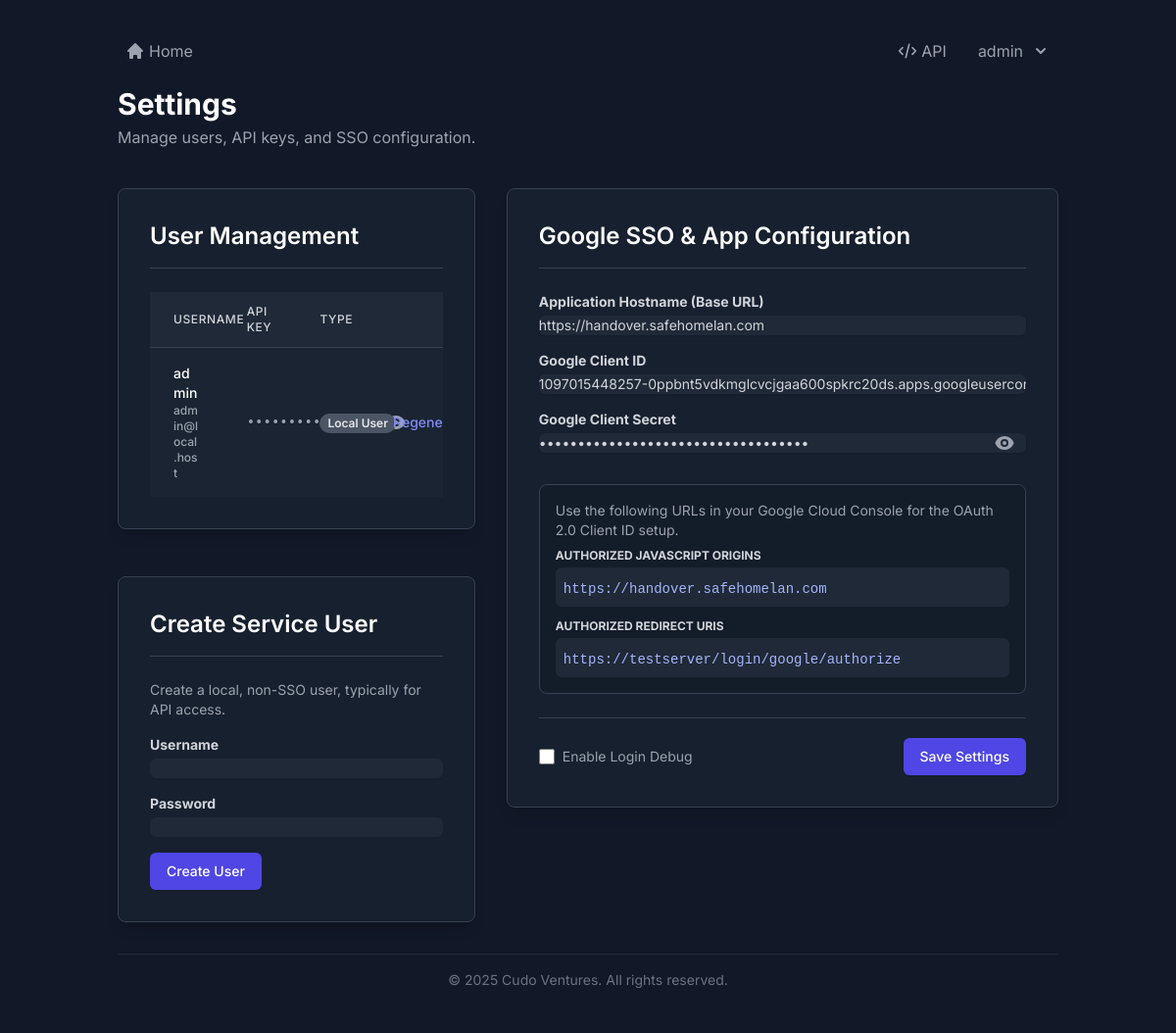
Before: /settings (signed in) with the older database file.
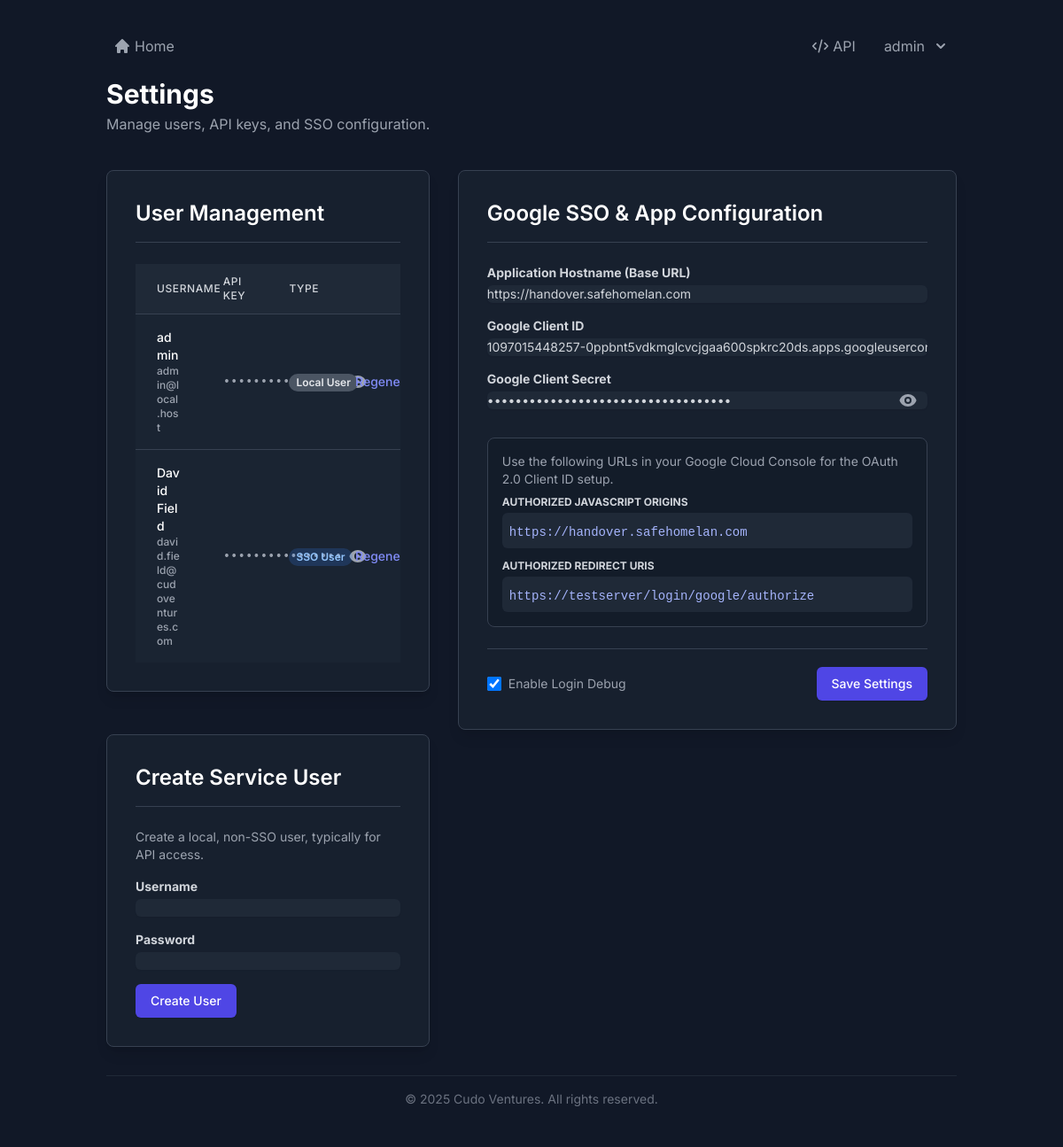
After: the same page with the newer database file.
### handover_app/models.py (models this page shows, shortened)
class User(UserMixin, db.Model):
    id = db.Column(db.Integer, primary_key=True)
    username = db.Column(db.String(80), unique=True, nullable=False)
    email = db.Column(db.String(120), unique=True, nullable=True)
    password_hash = db.Column(db.String(256), nullable=True) # Nullable for SSO users
    api_key = db.Column(db.String(36), unique=True, nullable=True)
    is_sso_user = db.Column(db.Boolean, default=False, nullable=False)

class Setting(db.Model):
    key = db.Column(db.String(50), primary_key=True)
    value = db.Column(db.String(200), nullable=False)

### handover_app/routes.py (the view)
@bp.route('/settings', methods=['GET'])
@login_required
def settings():
    users = User.query.all()
    google_redirect_uri = url_for('auth.google_authorize', _external=True)
    app_hostname = current_app.config.get('APP_HOSTNAME', '')
    google_client_id = current_app.config.get('GOOGLE_CLIENT_ID', '')
    google_client_secret = current_app.config.get('GOOGLE_CLIENT_SECRET', '')
    enable_login_debug = current_app.config.get('ENABLE_LOGIN_DEBUG') == 'true'
    return render_template('settings.html',
                           users=users,
                           google_redirect_uri=google_redirect_uri,
                           app_hostname=app_hostname,
                           google_client_id=google_client_id,
                           google_client_secret=google_client_secret,
                           enable_login_debug=enable_login_debug)

### templates/settings.html (shortened to what this page needs)
{% extends "base.html" %}
{% block content %}
<header class="mb-10">
    <h1 class="text-3xl font-bold text-white">Settings</h1>
    <p class="text-gray-400 mt-1">Manage users, API keys, and SSO configuration.</p>
</header>
<div class="grid grid-cols-1 md:grid-cols-5 gap-8">
    <div class="md:col-span-2 space-y-12">
        <div class="bg-gray-800/50 border border-gray-700 p-8 rounded-lg shadow-lg">
            <h2 class="text-2xl font-semibold text-white mb-6 border-b border-gray-700 pb-4">User Management</h2>
            <div class="overflow-x-auto">
                <table class="min-w-full w-full table-fixed divide-y divide-gray-700">
                    <thead class="bg-gray-800">
                        <tr>
                            <th scope="col" class="w-1/4 px-6 py-3 text-left text-xs font-medium text-gray-300 uppercase tracking-wider">Username</th>
                            <th scope="col" class="w-1/4 px-6 py-3 text-left text-xs font-medium text-gray-300 uppercase tracking-wider">API Key</th>
                            <th scope="col" class="w-1/4 px-6 py-3 text-left text-xs font-medium text-gray-300 uppercase tracking-wider">Type</th>
                            <th scope="col" class="w-1/4 relative px-6 py-3"><span class="sr-only">Actions</span></th>
                        </tr>
                    </thead>
                    <tbody class="bg-gray-800/50 divide-y divide-gray-700">
                        {% for user in users %}
                        <tr x-data="{ apiKeyVisible: false }">
                            <td class="px-6 py-4 whitespace-normal break-words text-sm font-medium text-white">
                                {{ user.username }}
                                <div class="text-xs text-gray-400">{{ user.email or 'N/A' }}</div>
                            </td>
                            <td class="px-6 py-4 whitespace-normal break-words text-sm text-gray-400 font-mono">
                                <div class="flex items-center">
                                    <span x-show="!apiKeyVisible">••••••••••••••••</span>
                                    <button @click="apiKeyVisible = !apiKeyVisible" class="ml-2 text-gray-400 hover:text-white">
                                    </button>
                                </div>
                            </td>
                            <td class="px-6 py-4 whitespace-nowrap text-sm">
                                {% if user.is_sso_user %}
                                    <span class="px-2 inline-flex text-xs leading-5 font-semibold rounded-full bg-blue-500/20 text-blue-300">SSO User</span>
                                {% else %}
                                    <span class="px-2 inline-flex text-xs leading-5 font-semibold rounded-full bg-gray-600 text-gray-200">Local User</span>
                                {% endif %}
                            </td>
                            <td class="px-6 py-4 whitespace-nowrap text-right text-sm font-medium space-x-2">
                                <form action="{{ url_for('handover.regenerate_api_key', user_id=user.id) }}" method="post" class="inline">
                                    <button type="submit" class="text-indigo-400 hover:text-indigo-300">Regenerate</button>
                                </form>
                            </td>
                        </tr>
                        {% endfor %}
                    </tbody>
                </table>
            </div>
        </div>
        <div class="bg-gray-800/50 border border-gray-700 p-8 rounded-lg shadow-lg">
            <h2 class="text-2xl font-semibold text-white mb-6 border-b border-gray-700 pb-4">Create Service User</h2>
            <p class="text-sm text-gray-400 mb-4">Create a local, non-SSO user, typically for API access.</p>
            <form action="{{ url_for('handover.create_user') }}" method="post" class="max-w-md space-y-4">
                <div>
                    <label for="username" class="block text-sm font-bold text-gray-300">Username</label>
                    <input type="text" name="username" id="username" required class="form-input mt-1 block w-full rounded-md shadow-sm sm:text-sm">
                </div>
                <div>
                    <label for="password" class="block text-sm font-bold text-gray-300">Password</label>
                    <input type="password" name="password" id="password" required class="form-input mt-1 block w-full rounded-md shadow-sm sm:text-sm">
                </div>
                <div>
                    <button type="submit" class="inline-flex justify-center py-2 px-4 border border-transparent shadow-sm text-sm font-medium rounded-md text-white bg-indigo-600 hover:bg-indigo-700">Create User</button>
                </div>
            </form>
        </div>
    </div>
    <div class="md:col-span-3">
        <form x-data="{ secretVisible: false }" action="{{ url_for('handover.update_settings') }}" method="post">
            <div class="bg-gray-800/50 border border-gray-700 p-8 rounded-lg shadow-lg">
                <h2 class="text-2xl font-semibold text-white mb-6 border-b border-gray-700 pb-4">Google SSO & App Configuration</h2>
                <div class="space-y-4">
                    <div>
                        <label for="app_hostname" class="block text-sm font-bold text-gray-300">Application Hostname (Base URL)</label>
                        <input type="text" name="app_hostname" id="app_hostname" value="{{ app_hostname }}" class="form-input mt-1 block w-full rounded-md shadow-sm sm:text-sm" placeholder="e.g., https://myapp.example.com">
                    </div>
                     <div>
                        <label for="google_client_id" class="block text-sm font-bold text-gray-300">Google Client ID</label>
                        <input type="text" name="google_client_id" id="google_client_id" value="{{ google_client_id }}" class="form-input mt-1 block w-full rounded-md shadow-sm sm:text-sm" placeholder="Enter your Google Client ID">
                    </div>
                    <div>
                        <label for="google_client_secret" class="block text-sm font-bold text-gray-300">Google Client Secret</label>
                        <div class="relative">
                            <input :type="secretVisible ? 'text' : 'password'" name="google_client_secret" id="google_client_secret" value="{{ google_client_secret }}" class="form-input mt-1 block w-full rounded-md shadow-sm sm:text-sm pr-10" placeholder="Enter your Google Client Secret">
                            <button type="button" @click="secretVisible = !secretVisible" class="absolute inset-y-0 right-0 pr-3 flex items-center text-gray-400 hover:text-white">
                            </button>
                        </div>
                    </div>
                </div>
                <div class="mt-8 p-4 bg-gray-900/50 rounded-lg border border-gray-700">
                    <p class="text-sm text-gray-400 mb-2">
                        Use the following URLs in your Google Cloud Console for the OAuth 2.0 Client ID setup.
                    </p>
                    <div class="space-y-3">
                        <div>
                            <label class="block text-xs font-bold text-gray-300 uppercase">Authorized JavaScript origins</label>
                            <div class="mt-1 p-2 bg-gray-800 rounded-md">
                                <code class="text-indigo-300 font-mono text-sm">{{ app_hostname }}</code>
                            </div>
                        </div>
                        <div>
                            <label class="block text-xs font-bold text-gray-300 uppercase">Authorized redirect URIs</label>
                             <div class="mt-1 p-2 bg-gray-800 rounded-md">
                                <code class="text-indigo-300 font-mono text-sm">{{ google_redirect_uri }}</code>
                            </div>
                        </div>
                    </div>
                </div>
                <div class="mt-6 pt-5 border-t border-gray-700">
                    <div class="flex justify-between items-center">
                        <div class="flex items-center">
                            <input type="checkbox" id="enable_login_debug" name="enable_login_debug" class="form-checkbox h-4 w-4 text-indigo-600 bg-gray-700 border-gray-600 rounded focus:ring-indigo-500" {% if enable_login_debug %}checked{% endif %}>
                            <label for="enable_login_debug" class="ml-2 block text-sm text-gray-400">Enable Login Debug</label>
                        </div>
                        <button type="submit" class="inline-flex justify-center py-2 px-4 border border-transparent shadow-sm text-sm font-medium rounded-md text-white bg-indigo-600 hover:bg-indigo-700">
                            Save Settings
                        </button>
                    </div>
                </div>
            </div>
        </form>
    </div>
</div>
{% endblock %}

### templates/base.html (shortened to what this page needs)
<!DOCTYPE html>
<html lang="en" class="h-full">
<head>
    <script src="https://cdn.tailwindcss.com"></script>
</head>
<body class="bg-gray-900 text-gray-300">
    <div class="container mx-auto p-4 sm:p-6 lg:p-8">
        <div class="flex justify-between items-center mb-4">
            <div>
                <a href="{{ url_for('handover.index') }}" class="text-gray-400 hover:text-white inline-flex items-center p-2 rounded-md hover:bg-gray-700/50">
                    <svg xmlns="http://www.w3.org/2000/svg" class="h-5 w-5 mr-1" viewBox="0 0 20 20" fill="currentColor">
                      <path d="M10.707 2.293a1 1 0 00-1.414 0l-7 7a1 1 0 001.414 1.414L4 10.414V17a1 1 0 001 1h2a1 1 0 001-1v-2a1 1 0 011-1h2a1 1 0 011 1v2a1 1 0 001 1h2a1 1 0 001-1v-6.586l.293.293a1 1 0 001.414-1.414l-7-7z" />
                    </svg>
                    Home
                </a>
            </div>
            <div class="flex items-center space-x-4">
                <a href="{{ url_for('handover.api_docs') }}" class="text-gray-400 hover:text-white inline-flex items-center p-2 rounded-md hover:bg-gray-700/50">
                    <svg xmlns="http://www.w3.org/2000/svg" class="h-5 w-5 mr-1" fill="none" viewBox="0 0 24 24" stroke="currentColor">
                        <path stroke-linecap="round" stroke-linejoin="round" stroke-width="2" d="M10 20l4-16m4 4l4 4-4 4M6 16l-4-4 4-4" />
                    </svg>
                    API
                </a>
                {% if current_user.is_authenticated %}
                <div x-data="{ open: false }" class="relative">
                    <button @click="open = !open" class="flex items-center text-gray-400 hover:text-white p-2 rounded-md hover:bg-gray-700/50">
                        <span class="mr-2">{{ current_user.username }}</span>
                        <svg xmlns="http://www.w3.org/2000/svg" class="h-5 w-5" viewBox="0 0 20 20" fill="currentColor">
                          <path fill-rule="evenodd" d="M5.293 7.293a1 1 0 011.414 0L10 10.586l3.293-3.293a1 1 0 111.414 1.414l-4 4a1 1 0 01-1.414 0l-4-4a1 1 0 010-1.414z" clip-rule="evenodd" />
                        </svg>
                    </button>
                </div>
                {% endif %}
            </div>
        </div>
        {% block content %}{% endblock %}
        <footer class="text-center text-sm text-gray-500 mt-8 py-4 border-t border-gray-800">
            <p>&copy; 2025 Cudo Ventures. All rights reserved.</p>
        </footer>
    </div>
</body>
</html>

### templates/base.html (style rules this page uses)
body { font-family: 'Inter', sans-serif; }
.container { max-width: 1024px; }
.form-input, .form-select, .form-textarea, .table-input, .table-select { background-color: #1F2937; border-color: #4B5563; color: #D1D5DB; }

Changed rows visible on the page:
added User: username "David Field", email "david.field@cudoventures.com", is_sso_user "SSO User"
Other visible differences:
form field enable_login_debug: "☐" → "☑"
